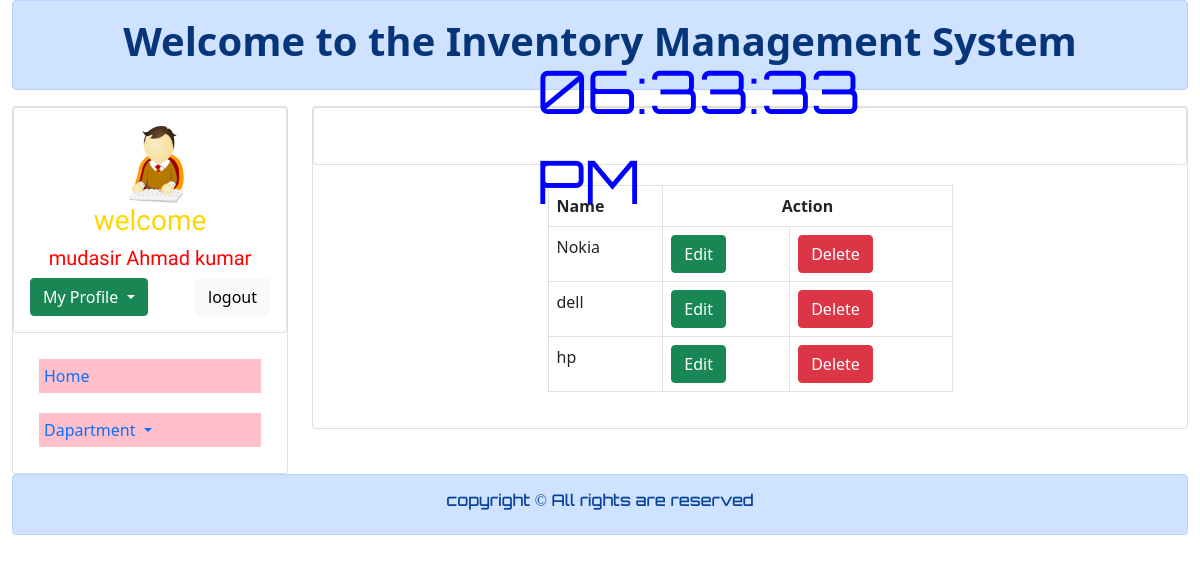
Screenshot of /manage_brand.php (signed in) with the database file from the repository.
### tables this page shows
CREATE TABLE `add_brand` (
  `id` int(13) NOT NULL,
  `brand` varchar(30) NOT NULL
);

### manage_brand.php (the view, shortened to what this page needs)
<?php
include 'connection.php';
?>
<!DOCTYPE html>
<html lang="en">
<head>
    <link href="https://cdn.jsdelivr.net/npm/bootstrap@5.0.0/dist/css/bootstrap.min.css" rel="stylesheet">
</head>
<body>
    <div class="container-fluid">
        <div class="row">
            <div class="col-md-12">
                        <div class="alert alert-primary" role="alert">
                            <h1 class="text-center"> <a href="#" class="alert-link" style="text-decoration: none;">Welcome to the Inventory Management System</a></h1>
                        </div>
            </div>
        </div>
        <div class="row">
            <div class="col-md-3">
                <div class="card">
                <div class="row">
                         <div class="col-md-12">
                             <div class="card">
                                <div class="card-body">
                                    <div class="row">
                                    <div class="col-md-4"></div>
                                        <div class="col-md-4">
                                          <img style="height:80px; width: 80px; border-radious:50px; justify-item: center;" src="img/logo.png" alt="">
                                        </div>
                                        <div class="col-md-4"></div>
                                    </div>
                                    <h3 class="text-center" style="font-family: 'Texturina', serif; color:gold">welcome</h3>
                                    <h2 class="text-center "  style="font-family: 'Texturina', serif; color:red; font-size:20px"><?php echo $_SESSION['name'];?></h2>
                                   <div class="dropdown">
                                        <button class="btn btn-success dropdown-toggle" type="button" id="dropdownMenuButton1" data-bs-toggle="dropdown" aria-expanded="false">
                                            My Profile
                                        </button>
                                        <a class="btn btn-light" style="float:right;" href="logout.php" role="button">logout</a>
                                    </div>
                                </div>
                             </div>
                         </div>
                     </div>
                    <div class="card-body">
                        <nav class="nav flex-column">
                            <a class="nav-link" href="dashboard.php">Home</a>
                            <a class="nav-link dropdown-toggle" href="#" id="navbarDropdown" role="button" data-bs-toggle="dropdown" aria-expanded="false">
                            Dapartment
                            </a>
                         </nav>
                    </div>
                </div>
            </div>
            <div class="col-md-9">
                <div class="card">
                     <div class="row">
                         <div class="col-md-12">
                             <div class="card">
                                <div class="card-body"><br>
                                <div id="MyClockDisplay" class="clock"></div>
                                </div>
                             </div>
                         </div>
                     </div>
                    <div class="card-body" style="margin:10px; padding:10px;">
                    <div class="row">
                            <div class="col-md-3"></div>
                            <div class="col-md-6">
                                <table class="table table-bordered table-hover">
                                    <thead>
                                        <tr>
                                            <th>Name</th>
                                            <th colspan="2" style="text-align: center;">Action</th>
                                        </tr>
                                    </thead>
                                    <?php
                                        $query = "select * from add_brand";
                                        $query_run = mysqli_query($connection,$query);
                                        while($row = mysqli_fetch_assoc($query_run)){
                                            ?>
                                            <tr>
                                                <td><?php echo $row['brand'];?></td>
                                                <td>
                                                    <button class="btn btn-success" name=""><a style="text-decoration: none; color: white;"  href="edit_brand.php?cid=<?php echo $row['id'];?>">Edit</a></button>
                                                </td>
                                                <td>
                                                    <button class="btn btn-danger" name=""><a style="text-decoration: none; color: white;"  href="delete_brand.php?cid=<?php echo $row['id'];?>">Delete</a></button>
                                                </td>
                                            </tr>
                                            <?php
                                        }
                                    ?>
                                </table>
                            </div>
                            <div class="col-md-3"></div>
	                    </div>
                    </div>
                </div>
            </div>
        </div>
        <div class="row">
            <div class="col-md-12">
                        <div class="alert alert-primary" role="alert">
                            <h6 class="text-center" style="text-decoration: none; font-family: Orbitron;"> copyright &copy; All rights are reserved</h6>
                        </div>
            </div>
    </div>
</body>
</html>

### manage_brand.php (style rules this page uses)
.nav { color: black; }
.nav a { padding: 5px; margin:10px; background-color: pink; }
.clock { position: absolute; top: 50%; left: 50%; transform: translateX(-50%) translateY(-50%); color: blue; font-family: Orbitron; font-size: 60px; padding: 0px 5px 0px 5px; }

### rows the page displays
add_brand: brand "Nokia"
add_brand: brand "dell"
add_brand: brand "hp"

### other values shown
$_SESSION['name'] "mudasir Ahmad kumar"
